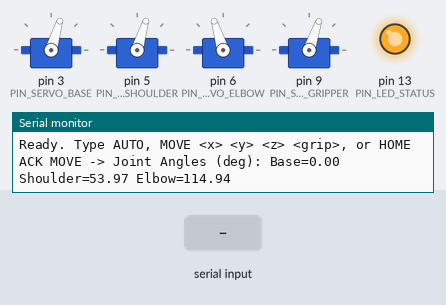
Simulated run of this sketch. Board: Arduino Uno, built with avr-gcc and run on an emulated ATmega328P. On the bench: 4 × servo, output pins drawn as LEDs (lit = HIGH), the last lines printed to the serial monitor. Dashed ring = blinking. The test bench sets the inputs (shaded band).

Above: at 1.2 s.
1.3 s: "HOME\n" received over Serial
At 1.86 s:
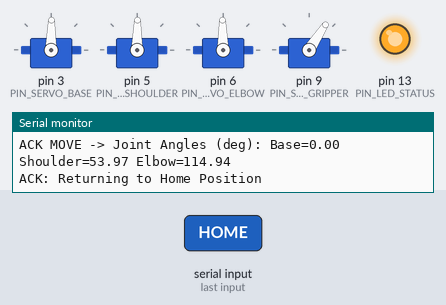
At 2.4 s:
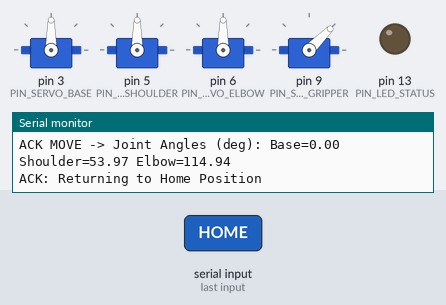
3.5 s: "AUTO\n" received over Serial
At 4.45 s:
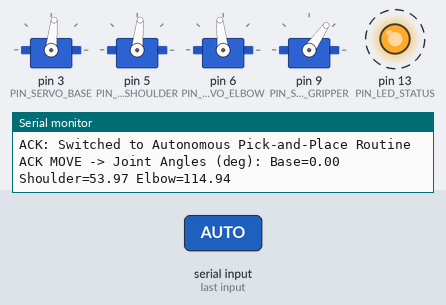
6.5 s: "HOME\n" received over Serial
Timing chart, 0 to 10.3 s (numbered marks = the images above; inputs shaded):
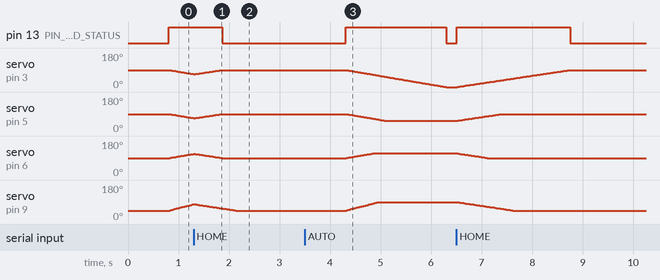

The sketch:

main.ino
```cpp
/**
 * @file main.ino
 * @brief 3-DOF Robotic Arm Controller with Kinematics, Serial Command & Manual Modes
 * @author K Azaan Ahamed (23BEC0362)
 *
 * Pin Map:
 *   - Servo Base (Yaw)     : Digital Pin 3 (PWM)
 *   - Servo Shoulder       : Digital Pin 5 (PWM)
 *   - Servo Elbow          : Digital Pin 6 (PWM)
 *   - Servo Gripper        : Digital Pin 9 (PWM)
 *   - Button 1 (Step / Mode): Pin 2 (External Interrupt 0 / Pullup)
 *   - Button 2 (Teach/Save): Pin 4 (Pullup)
 *   - Button 3 (Playback)  : Pin 7 (Pullup)
 *   - Status LED           : Pin 13
 */

#include <Arduino.h>
#include "kinematics.h"
#include "servo_driver.h"

// Hardware Geometry (in millimeters)
const float L_BASE    = 65.0f;  // Base pivot to shoulder joint height
const float L_UPPER   = 105.0f; // Shoulder joint to elbow joint length
const float L_FOREARM = 120.0f; // Elbow joint to gripper tip length

// Pin Definitions
const int PIN_SERVO_BASE     = 3;
const int PIN_SERVO_SHOULDER = 5;
const int PIN_SERVO_ELBOW    = 6;
const int PIN_SERVO_GRIPPER  = 9;

const int PIN_BTN_MODE     = 2;
const int PIN_BTN_TEACH    = 4;
const int PIN_BTN_PLAYBACK = 7;
const int PIN_LED_STATUS   = 13;

// Global Subsystems
ArmKinematics kinematics(L_BASE, L_UPPER, L_FOREARM);
SmoothServo servoBase;
SmoothServo servoShoulder;
SmoothServo servoElbow;
SmoothServo servoGripper;

// Control Modes
enum OperatingMode {
    MODE_CALIBRATION,
    MODE_CARTESIAN_IK,
    MODE_MANUAL_BUTTONS,
    MODE_AUTO_PICK_AND_PLACE
};

OperatingMode currentMode = MODE_AUTO_PICK_AND_PLACE;
unsigned long lastUpdateMicros = 0;

// Trajectory Waypoint structure for pick & place sequence
struct Waypoint {
    float x;
    float y;
    float z;
    float grip; // 0 = closed, 90 = open
    int dwellMs;
};

const int NUM_WAYPOINTS = 6;
Waypoint pickAndPlaceRoutine[NUM_WAYPOINTS] = {
    {120.0f,   0.0f, 130.0f, 90.0f,  800}, // Approach above pickup spot (open grip)
    {120.0f,   0.0f,  45.0f, 90.0f,  600}, // Lower to object
    {120.0f,   0.0f,  45.0f, 15.0f, 1000}, // Close gripper firmly
    {120.0f,   0.0f, 140.0f, 15.0f,  800}, // Lift object clear of obstacles
    {  0.0f, 140.0f, 140.0f, 15.0f, 1000}, // Swing to deposit location
    {  0.0f, 140.0f,  50.0f, 90.0f,  800}  // Lower and release object
};

int currentWaypointIdx = 0;
unsigned long waypointHoldStart = 0;
bool isHoldingWaypoint = false;

void moveToCartesian(float x, float y, float z, float grip, float speed = 50.0f) {
    JointAngles ja = kinematics.inverseKinematics(x, y, z);
    if (ja.reachable) {
        servoBase.setTargetAngle(ja.theta1, speed);
        servoShoulder.setTargetAngle(ja.theta2, speed);
        servoElbow.setTargetAngle(ja.theta3, speed);
        servoGripper.setTargetAngle(grip, speed * 1.5f);
        Serial.print(F("ACK MOVE -> Joint Angles (deg): Base="));
        Serial.print(ja.theta1);
        Serial.print(F(" Shoulder="));
        Serial.print(ja.theta2);
        Serial.print(F(" Elbow="));
        Serial.println(ja.theta3);
    } else {
        Serial.println(F("ERR: Target point outside reachable workspace boundary!"));
    }
}

void processSerialCommands() {
    if (!Serial.available()) return;
    String cmd = Serial.readStringUntil('\n');
    cmd.trim();

    if (cmd.startsWith("G0") || cmd.startsWith("MOVE")) {
        // e.g. "MOVE 120 0 100 45"
        float x = 100, y = 0, z = 100, g = 45;
        int parsed = sscanf(cmd.c_str(), "%*s %f %f %f %f", &x, &y, &z, &g);
        if (parsed >= 3) {
            currentMode = MODE_CARTESIAN_IK;
            moveToCartesian(x, y, z, g);
        } else {
            Serial.println(F("Usage: MOVE <x_mm> <y_mm> <z_mm> [grip_deg]"));
        }
    } else if (cmd.equalsIgnoreCase("HOME")) {
        currentMode = MODE_CARTESIAN_IK;
        servoBase.setTargetAngle(90.0f, 40.0f);
        servoShoulder.setTargetAngle(90.0f, 40.0f);
        servoElbow.setTargetAngle(90.0f, 40.0f);
        servoGripper.setTargetAngle(45.0f, 40.0f);
        Serial.println(F("ACK: Returning to Home Position"));
    } else if (cmd.equalsIgnoreCase("AUTO")) {
        currentMode = MODE_AUTO_PICK_AND_PLACE;
        currentWaypointIdx = 0;
        isHoldingWaypoint = false;
        Serial.println(F("ACK: Switched to Autonomous Pick-and-Place Routine"));
    } else if (cmd.equalsIgnoreCase("STATUS")) {
        CartesianCoord pos = kinematics.forwardKinematics(
            servoBase.getCurrentAngle(),
            servoShoulder.getCurrentAngle(),
            servoElbow.getCurrentAngle()
        );
        Serial.print(F("STATUS: X=")); Serial.print(pos.x);
        Serial.print(F(" Y=")); Serial.print(pos.y);
        Serial.print(F(" Z=")); Serial.print(pos.z);
        Serial.print(F(" Grip=")); Serial.println(servoGripper.getCurrentAngle());
    }
}

void setup() {
    Serial.begin(115200);
    pinMode(PIN_LED_STATUS, OUTPUT);
    pinMode(PIN_BTN_MODE, INPUT_PULLUP);
    pinMode(PIN_BTN_TEACH, INPUT_PULLUP);
    pinMode(PIN_BTN_PLAYBACK, INPUT_PULLUP);

    servoBase.attach(PIN_SERVO_BASE);
    servoShoulder.attach(PIN_SERVO_SHOULDER);
    servoElbow.attach(PIN_SERVO_ELBOW);
    servoGripper.attach(PIN_SERVO_GRIPPER);

    // Initial safe startup position
    servoBase.forceAngle(90.0f);
    servoShoulder.forceAngle(90.0f);
    servoElbow.forceAngle(90.0f);
    servoGripper.forceAngle(45.0f);

    lastUpdateMicros = micros();
    Serial.println(F("=== 3-DOF Robotic Arm Kinematics Controller Online ==="));
    Serial.println(F("Ready. Type AUTO, MOVE <x> <y> <z> <grip>, or HOME"));
}

void loop() {
    unsigned long now = micros();
    float dt = (now - lastUpdateMicros) / 1000000.0f;
    lastUpdateMicros = now;

    // Handle host communications
    processSerialCommands();

    // Autonomous routine sequencer
    if (currentMode == MODE_AUTO_PICK_AND_PLACE) {
        bool inMotion = servoBase.isMoving() || servoShoulder.isMoving() ||
                        servoElbow.isMoving() || servoGripper.isMoving();

        if (!inMotion) {
            if (!isHoldingWaypoint) {
                isHoldingWaypoint = true;
                waypointHoldStart = millis();
            } else if (millis() - waypointHoldStart >= (unsigned long)pickAndPlaceRoutine[currentWaypointIdx].dwellMs) {
                isHoldingWaypoint = false;
                currentWaypointIdx = (currentWaypointIdx + 1) % NUM_WAYPOINTS;
                Waypoint wp = pickAndPlaceRoutine[currentWaypointIdx];
                moveToCartesian(wp.x, wp.y, wp.z, wp.grip, 45.0f);
            }
        }
    }

    // Step motion interpolators
    servoBase.update(dt);
    servoShoulder.update(dt);
    servoElbow.update(dt);
    servoGripper.update(dt);

    digitalWrite(PIN_LED_STATUS, (servoBase.isMoving() || servoShoulder.isMoving()) ? HIGH : LOW);
    delay(5);
}
```

kinematics.cpp
```cpp
#include "kinematics.h"
#include <math.h>

#define DEG_TO_RAD (3.14159265358979323846 / 180.0)
#define RAD_TO_DEG (180.0 / 3.14159265358979323846)

ArmKinematics::ArmKinematics(float l_base, float l_upper, float l_forearm)
    : L_BASE(l_base), L_UPPER(l_upper), L_FOREARM(l_forearm) {}

CartesianCoord ArmKinematics::forwardKinematics(float theta1_deg, float theta2_deg, float theta3_deg) {
    CartesianCoord pos;
    float t1 = theta1_deg * DEG_TO_RAD;
    float t2 = theta2_deg * DEG_TO_RAD;
    float t3 = theta3_deg * DEG_TO_RAD;

    // Planar projection along radial arm
    float r = L_UPPER * cos(t2) + L_FOREARM * cos(t2 + t3);
    pos.x = r * cos(t1);
    pos.y = r * sin(t1);
    pos.z = L_BASE + L_UPPER * sin(t2) + L_FOREARM * sin(t2 + t3);

    return pos;
}

JointAngles ArmKinematics::inverseKinematics(float target_x, float target_y, float target_z) {
    JointAngles ja = {90.0f, 90.0f, 90.0f, false};

    // 1. Base yaw rotation (azimuth angle)
    float theta1 = atan2(target_y, target_x) * RAD_TO_DEG;
    if (theta1 < 0.0f) {
        theta1 += 180.0f; // Constrain to forward semicircle
    }
    ja.theta1 = theta1;

    // 2. Planar projection in vertical plane
    float r = sqrt(target_x * target_x + target_y * target_y);
    float z_rel = target_z - L_BASE;

    // Distance from shoulder joint to end effector
    float d = sqrt(r * r + z_rel * z_rel);

    // Workspace reachability boundary verification
    if (d > (L_UPPER + L_FOREARM) || d < fabs(L_UPPER - L_FOREARM) || d == 0.0f) {
        ja.reachable = false;
        return ja;
    }

    // Law of Cosines for elbow angle (theta3)
    float cos_t3 = (d * d - L_UPPER * L_UPPER - L_FOREARM * L_FOREARM) / (2.0f * L_UPPER * L_FOREARM);
    if (cos_t3 > 1.0f) cos_t3 = 1.0f;
    if (cos_t3 < -1.0f) cos_t3 = -1.0f;

    // Negative sign represents elbow-up configuration
    float t3_rad = acos(cos_t3);
    ja.theta3 = t3_rad * RAD_TO_DEG;

    // Angle of target vector relative to horizontal
    float alpha = atan2(z_rel, r);

    // Angle between target vector and upper arm
    float cos_beta = (L_UPPER * L_UPPER + d * d - L_FOREARM * L_FOREARM) / (2.0f * L_UPPER * d);
    if (cos_beta > 1.0f) cos_beta = 1.0f;
    if (cos_beta < -1.0f) cos_beta = -1.0f;
    float beta = acos(cos_beta);

    // Shoulder angle
    float t2_rad = alpha + beta;
    ja.theta2 = t2_rad * RAD_TO_DEG;

    // Check physical servo angular limits
    ja.reachable = checkJointLimits(ja);
    return ja;
}

bool ArmKinematics::checkJointLimits(const JointAngles& angles) {
    if (angles.theta1 < 0.0f || angles.theta1 > 180.0f) return false;
    if (angles.theta2 < 10.0f || angles.theta2 > 170.0f) return false;
    if (angles.theta3 < 10.0f || angles.theta3 > 170.0f) return false;
    return true;
}
```

kinematics.h
```cpp
/**
 * @file kinematics.h
 * @brief Forward and Inverse Kinematics Engine for 3-DOF Robotic Arm
 * @author K Azaan Ahamed (23BEC0362)
 *
 * Link parameters:
 *  - Base joint (theta1): Yaw rotation (azimuth), 0 to 180 degrees
 *  - Shoulder joint (theta2): Pitch rotation, 15 to 165 degrees
 *  - Elbow joint (theta3): Pitch rotation, 15 to 165 degrees
 *  - Gripper: End-effector servo, 0 (closed) to 90 (open) degrees
 */

#ifndef KINEMATICS_H
#define KINEMATICS_H

#include <Arduino.h>

struct CartesianCoord {
    float x; // mm relative to base origin
    float y; // mm relative to base origin
    float z; // mm height above shoulder pivot
};

struct JointAngles {
    float theta1; // Base yaw (degrees: 0 - 180)
    float theta2; // Shoulder pitch (degrees: 15 - 165)
    float theta3; // Elbow pitch (degrees: 15 - 165)
    bool reachable; // True if target lies within reachable workspace
};

class ArmKinematics {
public:
    ArmKinematics(float l_base, float l_upper, float l_forearm);

    // Compute end-effector Cartesian position from joint angles
    CartesianCoord forwardKinematics(float theta1_deg, float theta2_deg, float theta3_deg);

    // Compute joint angles required to reach target Cartesian position
    JointAngles inverseKinematics(float target_x, float target_y, float target_z);

    // Validate if angles obey physical mechanical limits
    bool checkJointLimits(const JointAngles& angles);

    float getLBase() const { return L_BASE; }
    float getLUpper() const { return L_UPPER; }
    float getLForearm() const { return L_FOREARM; }

private:
    float L_BASE;    // Height of shoulder pivot from mounting surface (mm)
    float L_UPPER;   // Length of upper arm / humerus (mm)
    float L_FOREARM; // Length of forearm to gripper tip (mm)
};

#endif // KINEMATICS_H
```

servo_driver.cpp
```cpp
#include "servo_driver.h"

SmoothServo::SmoothServo() : currentAngle(90.0f), targetAngle(90.0f), speed(60.0f), moving(false) {}

void SmoothServo::attach(int pin, int minPulse, int maxPulse) {
    servo.attach(pin, minPulse, maxPulse);
    servo.write((int)currentAngle);
}

void SmoothServo::setTargetAngle(float target, float speedDegPerSec) {
    targetAngle = constrain(target, 0.0f, 180.0f);
    speed = speedDegPerSec;
    moving = (fabs(targetAngle - currentAngle) > 0.5f);
}

void SmoothServo::update(float dt) {
    if (!moving) return;

    float diff = targetAngle - currentAngle;
    float maxStep = speed * dt;

    if (fabs(diff) <= maxStep) {
        currentAngle = targetAngle;
        moving = false;
    } else {
        currentAngle += (diff > 0.0f) ? maxStep : -maxStep;
    }

    servo.write((int)round(currentAngle));
}

void SmoothServo::forceAngle(float angle) {
    currentAngle = constrain(angle, 0.0f, 180.0f);
    targetAngle = currentAngle;
    moving = false;
    servo.write((int)round(currentAngle));
}
```

servo_driver.h
```cpp
/**
 * @file servo_driver.h
 * @brief Smooth motion interpolation and PWM control for multi-joint servos
 */

#ifndef SERVO_DRIVER_H
#define SERVO_DRIVER_H

#include <Arduino.h>
#include <Servo.h>

class SmoothServo {
public:
    SmoothServo();
    void attach(int pin, int minPulse = 544, int maxPulse = 2400);
    void setTargetAngle(float target, float speedDegPerSec = 60.0f);
    void update(float dt);
    float getCurrentAngle() const { return currentAngle; }
    bool isMoving() const { return moving; }
    void forceAngle(float angle);

private:
    Servo servo;
    float currentAngle;
    float targetAngle;
    float speed; // deg/sec
    bool moving;
};

#endif // SERVO_DRIVER_H
```

Measured:
- after the input at 1.3 s, pin 13 (PIN_LED_STATUS): HIGH → LOW after 0.56 s instead of 1.5 s
- after the input at 3.5 s, pin 13 (PIN_LED_STATUS): LOW → HIGH after 0.81 s, → LOW 2.0 s later; servo on pin 3 (PIN_SERVO_BASE): moves from 90° to 0° over 2.0 s, starting after 0.82 s
